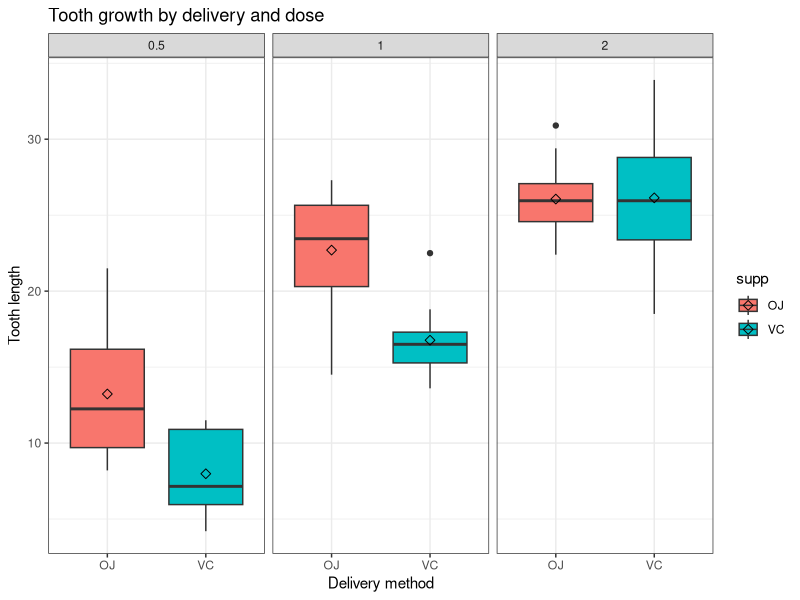

Write the R code that produced this figure. (Note: this script raises an error after producing the figure.)
## ---- chunk 1
library(data.table)


library(knitr)

data(ToothGrowth)
tg<-as.data.table(ToothGrowth)
tgStat<-tg[,list(.N,mean(len),var(len)),by=list(supp,dose)]
colnames(tgStat)<-c("Supp","Dose","Size","Mean","Var")
kable(tgStat)
## ---- chunk 2
library(ggplot2)
ggplot(data=tg, aes(y=len, x=supp, fill=supp)) + geom_boxplot() +
    facet_wrap(~ dose, ncol=3) + ylab("Tooth length") + xlab("Delivery method") + 
    ggtitle("Tooth growth by delivery and dose") + 
    stat_summary(fun.y=mean, geom="point", shape=5, size=2) +
    theme_bw()
## ---- chunk 3

ts1 <- lapply(c(.5, 1, 2), function(x) {
    t.test(len ~ supp, data=subset(tg, dose==x), paired=FALSE, var.equal=FALSE)
    })
pvals <- c(ts1[[1]]$p.value, ts1[[2]]$p.value, ts1[[3]]$p.value)
stats <- c(ts1[[1]]$statistic, ts1[[2]]$statistic, ts1[[3]]$statistic)
pAdjusted <- p.adjust(pvals, method = "bonferroni")
llimit <- sapply(c(ts1[[1]]$conf.int[1], ts1[[2]]$conf.int[1], ts1[[3]]$conf.int[1]), round, 3)
ulimit <- sapply(c(ts1[[1]]$conf.int[2], ts1[[2]]$conf.int[2], ts1[[3]]$conf.int[2]), round, 3)
df <- data.frame(dose=c(0.5, 1, 2), t=stats, p=pvals, adj=pAdjusted,
                 confInt=paste0("[",paste(llimit, ulimit, sep=", "), "]"))
colnames(df) <- c("Dose", "tStat", "p-value", "Adj. p-value", "CI")
kable(df,format="markdown")
## ---- chunk 4
groupSd <- sqrt(((tgStat$Size[3]-1)*tgStat$Var[3]+(tgStat$Size[6]-1)*tgStat$Var[6])/(tgStat$Size[3]+tgStat$Size[6]-2))
estSize <- round(power.t.test(power=0.9,delta=(tgStat$Mean[6]-tgStat$Mean[3]),sd=groupSd)$n,0)
cat("Effect error size:", round((tgStat$Mean[3]-tgStat$Mean[6])/groupSd, 3),"\nEstimated Size:",estSize)
